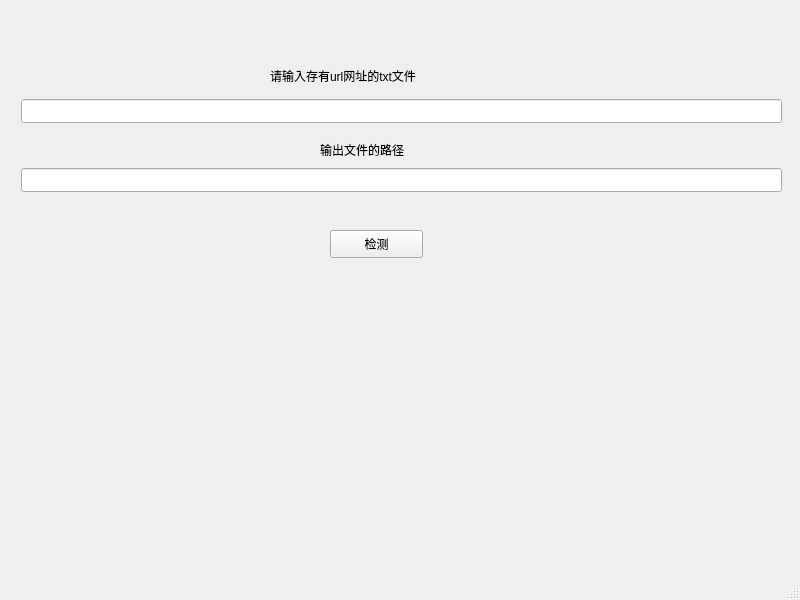
<?xml version="1.0" encoding="UTF-8"?>
<ui version="4.0">
 <class>Scanbak</class>
 <widget class="QMainWindow" name="Scanbak">
  <property name="geometry">
   <rect>
    <x>0</x>
    <y>0</y>
    <width>800</width>
    <height>600</height>
   </rect>
  </property>
  <property name="windowTitle">
   <string>MainWindow</string>
  </property>
  <widget class="QWidget" name="centralwidget">
   <widget class="QLineEdit" name="lineEdit_in">
    <property name="geometry">
     <rect>
      <x>21</x>
      <y>99</y>
      <width>761</width>
      <height>24</height>
     </rect>
    </property>
   </widget>
   <widget class="QLabel" name="label">
    <property name="geometry">
     <rect>
      <x>270</x>
      <y>40</y>
      <width>241</width>
      <height>71</height>
     </rect>
    </property>
    <property name="text">
     <string>请输入存有url网址的txt文件</string>
    </property>
   </widget>
   <widget class="QPushButton" name="pushButton">
    <property name="geometry">
     <rect>
      <x>330</x>
      <y>230</y>
      <width>93</width>
      <height>28</height>
     </rect>
    </property>
    <property name="text">
     <string>检测</string>
    </property>
   </widget>
   <widget class="QLineEdit" name="lineEdit_out">
    <property name="enabled">
     <bool>true</bool>
    </property>
    <property name="geometry">
     <rect>
      <x>21</x>
      <y>168</y>
      <width>761</width>
      <height>24</height>
     </rect>
    </property>
   </widget>
   <widget class="QLabel" name="label_2">
    <property name="geometry">
     <rect>
      <x>320</x>
      <y>140</y>
      <width>151</width>
      <height>20</height>
     </rect>
    </property>
    <property name="text">
     <string>输出文件的路径</string>
    </property>
   </widget>
  </widget>
  <widget class="QMenuBar" name="menubar">
   <property name="geometry">
    <rect>
     <x>0</x>
     <y>0</y>
     <width>800</width>
     <height>26</height>
    </rect>
   </property>
  </widget>
  <widget class="QStatusBar" name="statusbar"/>
 </widget>
 <resources/>
 <connections/>
</ui>
